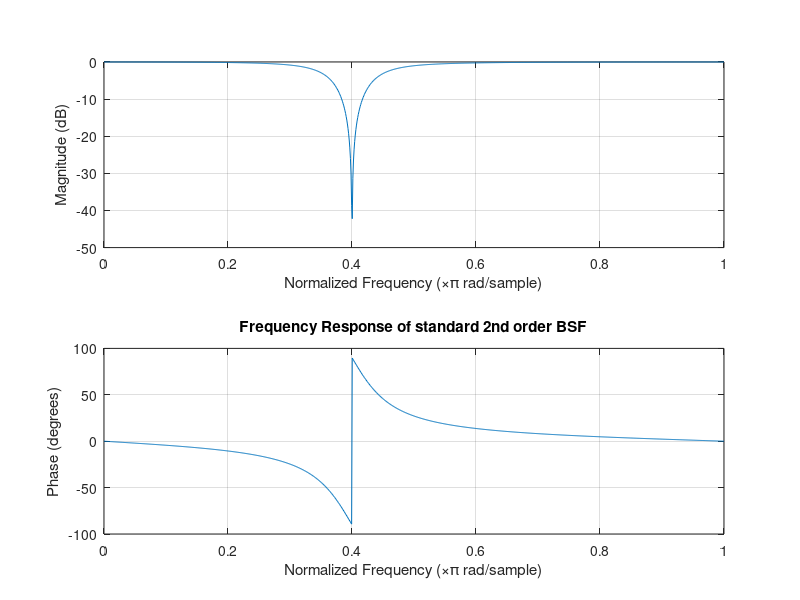
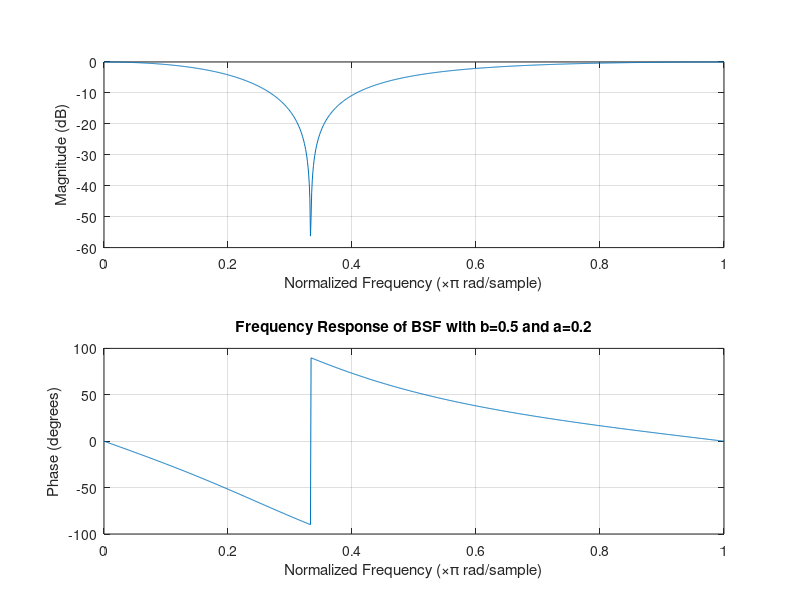
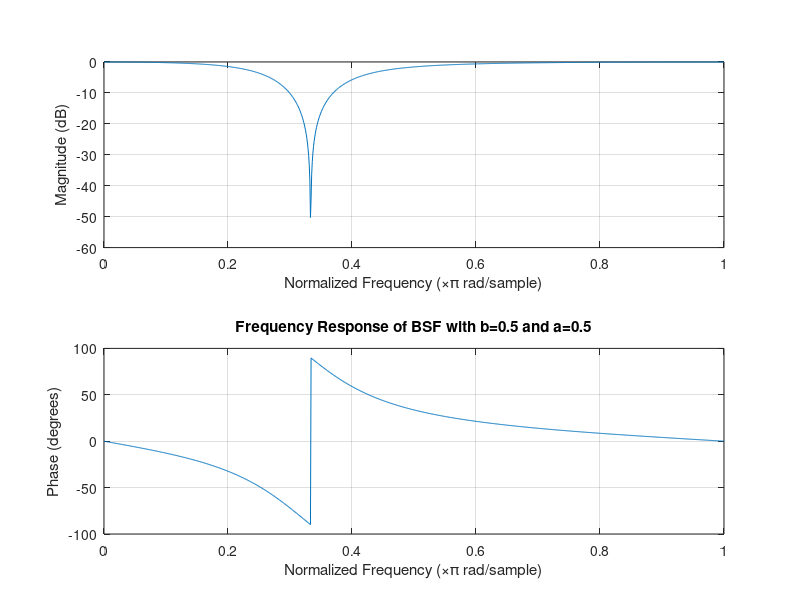
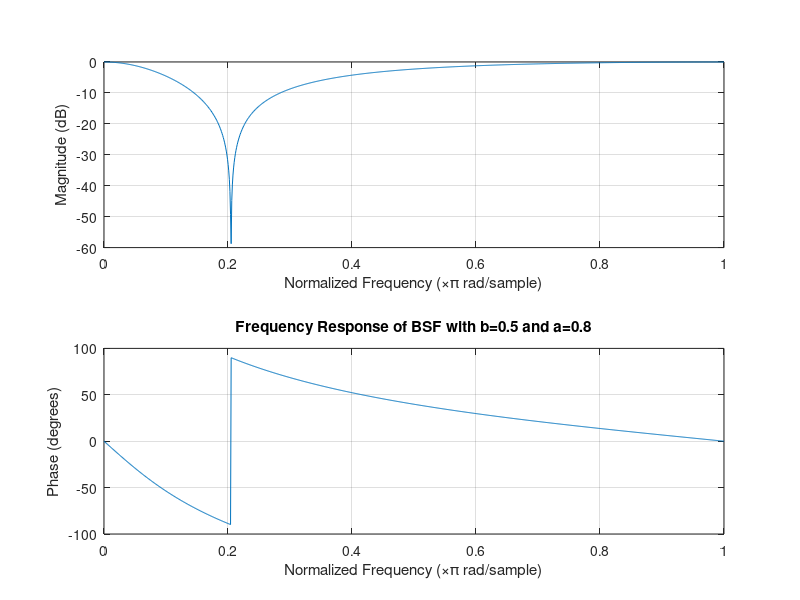

Recreate these plots in MATLAB, in order.
clear all;
close all;
clc;

wc = (0.4)*pi;    %center freq
ts = 1e-3;   %sampling time
N = 1024;

%part 1
band = (0.1)*pi;
p = [cos(band),-2,cos(band)];
r = roots(p);
if r(1)<1
    a = r(1);
else
    a = r(2);
end
b = cos(wc);
num = [1*(1+a),-2*b*(1+a),1+a];
den = [2,-2*b*(a+1),2*a];
bsf = tf(num,den,ts)
figure
freqz(num,den,N);
title('Frequency Response of standard 2nd order BSF');

%for b = 0.5 and a = 0.2
a = 0.2;
b = 0.5;
num = [1*(1+a),-2*b*(1+a),1+a];
den = [2,-2*b*(a+1),2*a];
bsf11 = tf(num,den,ts)
figure
freqz(num,den,N);
title('Frequency Response of BSF with b=0.5 and a=0.2');

%for b = 0.5 and a = 0.5
a = 0.5;
b = 0.5;
num = [1*(1+a),-2*b*(1+a),1+a];
den = [2,-2*b*(a+1),2*a];
bsf12 = tf(num,den,ts)
figure
freqz(num,den,N);
title('Frequency Response of BSF with b=0.5 and a=0.5');

%for b = 0.5 and a = 0.8
a = 0.2;
b = 0.8;
num = [1*(1+a),-2*b*(1+a),1+a];
den = [2,-2*b*(a+1),2*a];
bsf13 = tf(num,den,ts)
figure
freqz(num,den,N);
title('Frequency Response of BSF with b=0.5 and a=0.8');

%for b = 0.1 and a = 0.6
a = 0.6;
b = 0.1;
num = [1*(1+a),-2*b*(1+a),1+a];
den = [2,-2*b*(a+1),2*a];
bsf21 = tf(num,den,ts)
figure
freqz(num,den,N);
title('Frequency Response of BSF with b=0.1 and a=0.6');

%for b = 0.5 and a = 0.6
a = 0.6;
b = 0.5;
num = [1*(1+a),-2*b*(1+a),1+a];
den = [2,-2*b*(a+1),2*a];
bsf22 = tf(num,den,ts)
figure
freqz(num,den,N);
title('Frequency Response of BSF with b=0.5 and a=0.6');

%for b = 0.8 and a = 0.6
a = 0.6;
b = 0.8;
num = [1*(1+a),-2*b*(1+a),1+a];
den = [2,-2*b*(a+1),2*a];
bsf23 = tf(num,den,ts)
figure
freqz(num,den,N);
title('Frequency Response of BSF with b=0.8 and a=0.6');